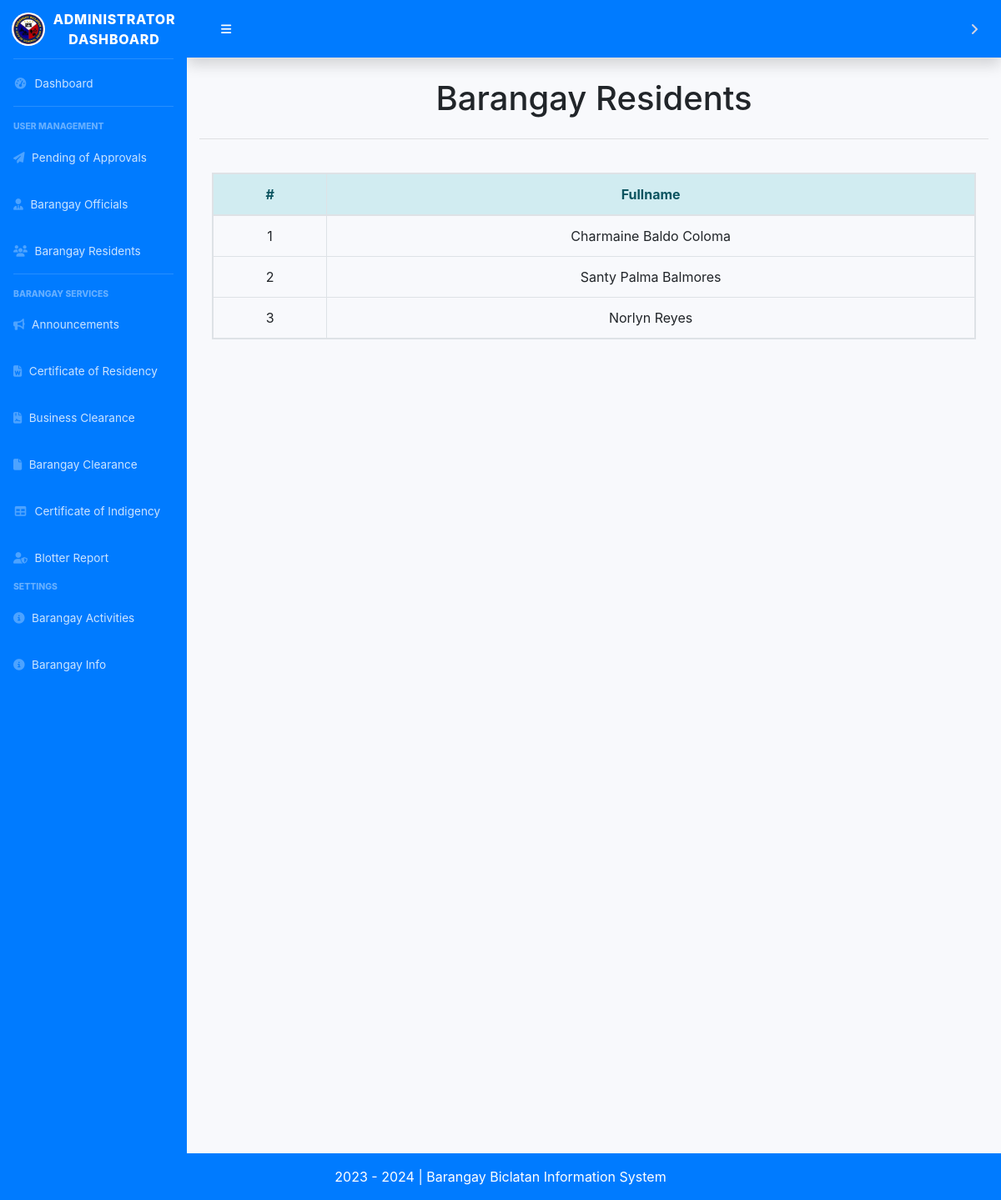
/admn_resident.php, run on the app's committed database.
### tables this page shows
CREATE TABLE `tbl_resident` (
  `id_resident` int(11) NOT NULL,
  `request_status` varchar(50) NOT NULL,
  `res_photo` mediumblob DEFAULT NULL,
  `email` varchar(255) NOT NULL,
  `password` varchar(255) NOT NULL,
  `lname` varchar(255) NOT NULL,
  `fname` varchar(255) NOT NULL,
  `mi` varchar(255) NOT NULL,
  `age` int(11) NOT NULL,
  `sex` varchar(255) NOT NULL,
  `status` varchar(255) NOT NULL,
  `houseno` varchar(255) DEFAULT NULL,
  `street` varchar(255) DEFAULT NULL,
  `brgy` varchar(255) DEFAULT NULL,
  `municipal` varchar(255) DEFAULT NULL,
  `address` varchar(255) DEFAULT NULL,
  `contact` varchar(255) NOT NULL,
  `bdate` date NOT NULL,
  `bplace` varchar(255) NOT NULL,
  `nationality` varchar(255) NOT NULL,
  `family_role` varchar(255) NOT NULL,
  `voter` varchar(255) DEFAULT NULL,
  `pwd` varchar(10) NOT NULL,
  `indigent` varchar(255) NOT NULL,
  `single_parent` varchar(255) NOT NULL,
  `malnourished` varchar(255) NOT NULL,
  `four_ps` varchar(255) NOT NULL,
  `vaccinated` varchar(255) NOT NULL,
  `pregnancy` varchar(255) NOT NULL,
  `role` varchar(255) NOT NULL,
  `addedby` varchar(255) DEFAULT NULL
);

### classes/resident.class.php (called while the page is built, shortened)
<?php
    class ResidentClass extends BMISClass {
        public function view_resident(){
            $connection = $this->openConn();
            $stmt = $connection->prepare("SELECT * from tbl_resident WHERE request_status = 'approved'");
            $stmt->execute();
            $view = $stmt->fetchAll();
            return $view;
        }
    }
?>

### admn_resident.php (the view, shortened to what this page needs)
<?php
        include('classes/resident.class.php');
        $view = $residentbmis->view_resident();
    ?>
    <!DOCTYPE html>
    <html lang="en">
    <head>
        <link href="vendor/fontawesome-free/css/all.min.css" rel="stylesheet" type="text/css">
        <link href="css/sb-admin-2.min.css" rel="stylesheet">
    </head>
    <body id="page-top">
        <?php
            include('dashboard_sidebar_start.php');
            ?>
        <div class="container-fluid">
            <h1 class="mb-4 text-center">Barangay Residents</h1>
            <hr>
            <br>
            <div class="col-md-12">
            <table class="table table-hover table-bordered text-center table-responsive">
    <thead class="alert-info">
        <tr>
            <th style="width: 200px;"> # </th>
            <th style="width: 1200px;"> Fullname </th>
        </tr>
    </thead>
    <tbody>
        <?php
        if(is_array($view)) {
            $i = 1;
            foreach($view as $row) {
        ?>
                <tr>
                    <td><?= $i ?></td>
                    <td><?= $row['fname'] . ' ' . $row['mi'] . ' ' . $row['lname'];?></td>
                </tr>
        <?php
            $i++;
            }
        }
        ?>
    </tbody>
</table>
        </div>
    </div>
    <link href="customcss/regiformstyle.css" rel="stylesheet" type="text/css">
    <link href="bootstrap/css/bootstrap.css" rel="stylesheet" type="text/css">
        <link href="bootstrap/css/bootstrap.css" rel="stylesheet" type="text/css">
<br>
<br>
<br>
<br>
<br>
<br>
<br>
<br>
<br>
    <?php
        include('dashboard_sidebar_end.php');
    ?>

### css/regiformstyle.css (style rules this page uses)
body { background-color:#fff !important; }

### dashboard_sidebar_end.php (style rules this page uses)
html, body { height: 100%; }

### data on the page
tbl_resident: fname "Charmaine", mi "Baldo", lname "Coloma"
tbl_resident: fname "Santy", mi "Palma", lname "Balmores"
tbl_resident: fname "Norlyn", lname "Reyes"
